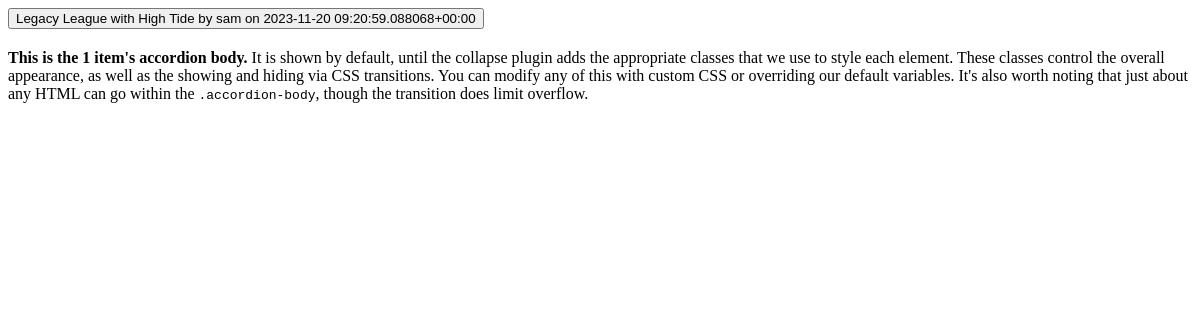
Before: /get_leagues_accordion with the older database file.
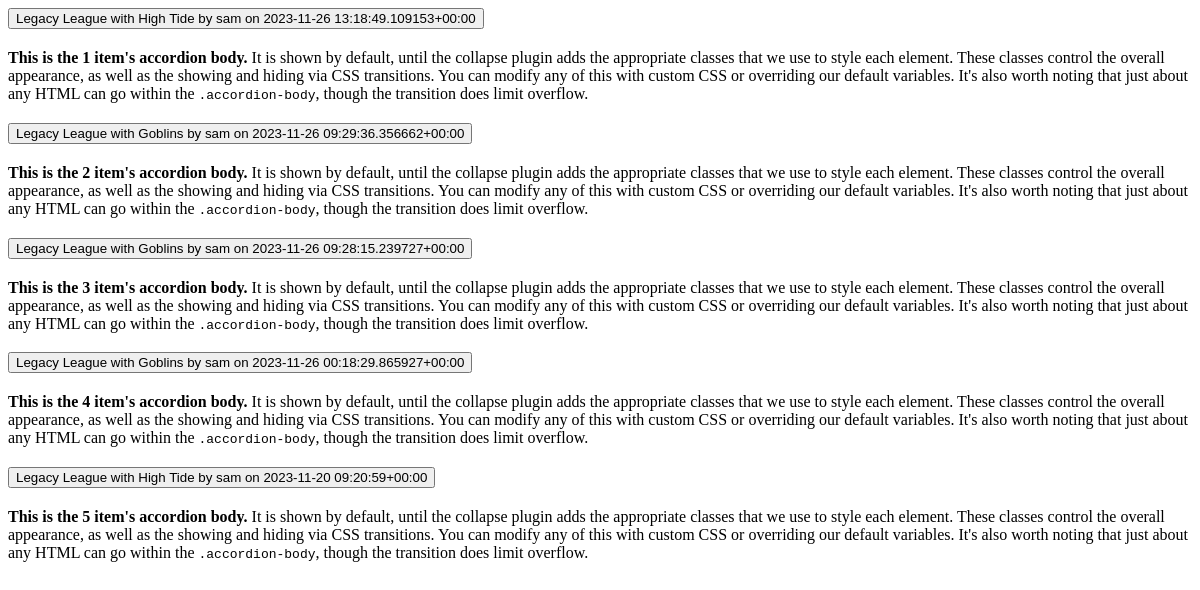
After: the same page with the newer database file.
### base/models.py (models this page shows, shortened)
class League(models.Model):
    mtgFormat = models.ForeignKey(MtgFormat, null=True, on_delete=models.CASCADE, related_name="mformat")
    user = models.ForeignKey(User, null=True, on_delete=models.CASCADE)
    dateCreated = models.DateTimeField(default=timezone.now)
    myDeck = models.ForeignKey(Deck, null=True, on_delete=models.CASCADE, related_name="mydeckl")
    myFlavor = models.ForeignKey(Flavor, null=True, on_delete=models.CASCADE, related_name="myflavorl")
    isFinished = models.BooleanField('finished', default=False)
    def __str__(self):
        return f'{self.mtgFormat} League with {self.myDeck} by {self.user} on {self.dateCreated}'

class MtgFormat(models.Model):
    name = models.CharField(max_length=200)
    def __str__(self):
        return self.name

class Deck(models.Model):
    name = models.CharField(verbose_name="deck name", max_length=25)
    mtgFormat = models.ForeignKey(
        MtgFormat, null=True, on_delete=models.CASCADE)
    archetype = models.ForeignKey(
        Archetype, null=True, on_delete=models.CASCADE)
    dateCreated = models.DateTimeField(default=timezone.now)
    def __str__(self):
        return str(self.name)

### base/views.py (the view)
# urls.py: path('get_leagues_accordion', views.get_leagues_accordion, name='get_leagues_accordion'),
def get_leagues_accordion(request):
    leagues_list = League.objects.all().order_by('-dateCreated')
    context = {
        "leagues": leagues_list
    }
    return render(request, 'base/partials/league_accordion.html', context)

### base/templates/base/partials/league_accordion.html (shortened to what this page needs)
<div class="accordion" id="LeagueAccordion">
    {% for league in leagues %}
    <div class="accordion-item">
        <h2 class="accordion-header" id="heading{{ forloop.counter }}">
          <button class="accordion-button collapsed" type="button" data-bs-toggle="collapse" data-bs-target="#collapse{{ forloop.counter }}">
            {{league}}
          </button>
        </h2>
        <div id="collapse{{ forloop.counter }}" class="accordion-collapse collapse" data-bs-parent="#accordionExample">
          <div class="accordion-body">
            <strong>This is the {{ forloop.counter }} item's accordion body.</strong> It is shown by default, until the collapse plugin adds the appropriate classes that we use to style each element. These classes control the overall appearance, as well as the showing and hiding via CSS transitions. You can modify any of this with custom CSS or overriding our default variables. It's also worth noting that just about any HTML can go within the <code>.accordion-body</code>, though the transition does limit overflow.
          </div>
        </div>
    </div>
    {% endfor %}
</div>

Changed rows visible on the page:
added League: mtgFormat+myDeck+user "Legacy League with High Tide by sam on 2023-11-26 13:18:49.109153+00:00"
added League: mtgFormat+myDeck+user "Legacy League with Goblins by sam on 2023-11-26 09:29:36.356662+00:00"
added League: mtgFormat+myDeck+user "Legacy League with Goblins by sam on 2023-11-26 09:28:15.239727+00:00"
added League: mtgFormat+myDeck+user "Legacy League with Goblins by sam on 2023-11-26 00:18:29.865927+00:00"
changed League: mtgFormat+myDeck+user "Legacy League with High Tide by sam on 2023-11-20 09:20:59.088068+00:00" → "Legacy League with High Tide by sam on 2023-11-20 09:20:59+00:00"
